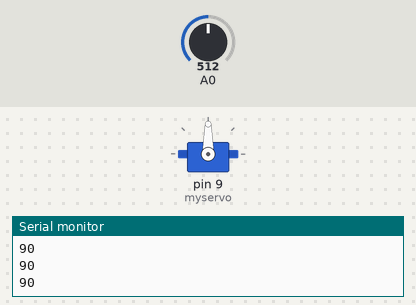
Bench run of a sketch on a simulated Arduino Uno, built with avr-gcc and run on an emulated ATmega328P. Parts: servo, the last lines printed to the serial monitor. Inputs (shaded band) come from the test bench; at power-on: A0 = 512.

Above: at 1.3 s.
1.4 s: A0 set to 716
At 2.1 s:
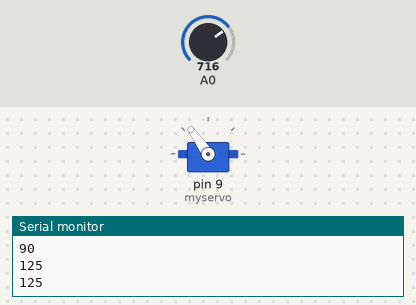
3.0 s: A0 set to 900
At 3.3 s:
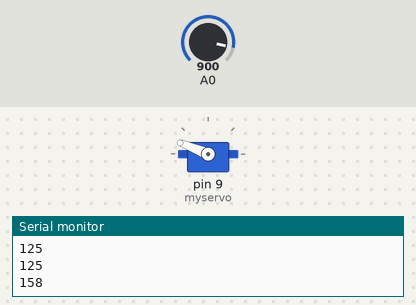
4.5 s: A0 set to 1023
At 5.7 s:
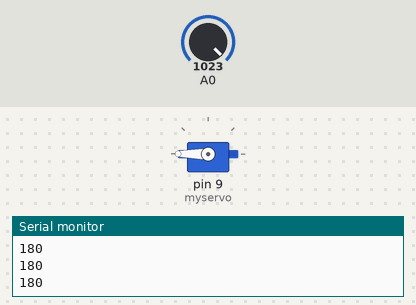
6.0 s: A0 set to 306
At 6.9 s:
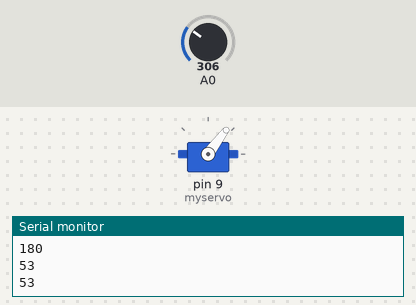
7.5 s: A0 set to 122
At 8.1 s:
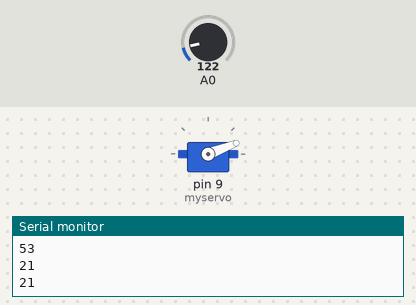
9.0 s: A0 set to 0
At 10.4 s:
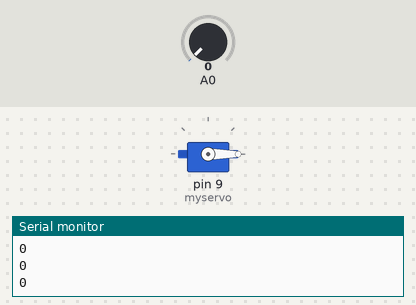
Timing chart, 0 to 11.5 s (numbered marks = the images above; inputs shaded):
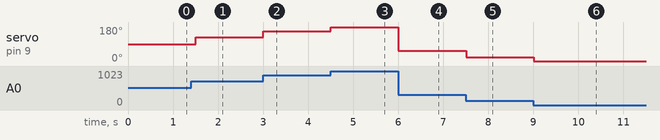

The sketch:

sketch_nov12a_LDRServoMotor.ino
```cpp
#include <Servo.h>

Servo myservo;

int lightVal;

void setup() {
  Serial.begin(9600);
  //digital pin 9
  myservo.attach(9);
}

void loop() {
  //reading light sensor on pin A0
  lightVal = analogRead(A0);
  //mapping values
  lightVal = map (lightVal, 0, 1023, 0 , 180);
  //output
  myservo.write(lightVal);

  Serial.println(lightVal);
  delay(500);
}
```

Measured:
- after the input at 1.4 s, servo on pin 9 (myservo): 90° → 125° after 0.10 s
- after the input at 3.0 s, servo on pin 9 (myservo): 125° → 158° at once
- after the input at 4.5 s, servo on pin 9 (myservo): 158° → 180° at once
- after the input at 6.0 s, servo on pin 9 (myservo): 180° → 53° at once
- after the input at 7.5 s, servo on pin 9 (myservo): 53° → 21° at once
- after the input at 9.0 s, servo on pin 9 (myservo): 21° → 0° at once
